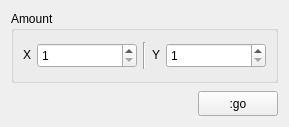
<?xml version="1.0" encoding="UTF-8"?>
<ui version="4.0">
 <class>FormBin</class>
 <widget class="QWidget" name="FormBin">
  <property name="geometry">
   <rect>
    <x>0</x>
    <y>0</y>
    <width>288</width>
    <height>127</height>
   </rect>
  </property>
  <property name="windowTitle">
   <string>Bin</string>
  </property>
  <layout class="QGridLayout" name="gridLayout_3">
   <item row="2" column="1">
    <widget class="QPushButton" name="pushButtonGo">
     <property name="minimumSize">
      <size>
       <width>80</width>
       <height>25</height>
      </size>
     </property>
     <property name="maximumSize">
      <size>
       <width>80</width>
       <height>25</height>
      </size>
     </property>
     <property name="text">
      <string>:go</string>
     </property>
    </widget>
   </item>
   <item row="2" column="0">
    <spacer name="horizontalSpacer">
     <property name="orientation">
      <enum>Qt::Horizontal</enum>
     </property>
     <property name="sizeHint" stdset="0">
      <size>
       <width>519</width>
       <height>20</height>
      </size>
     </property>
    </spacer>
   </item>
   <item row="1" column="0">
    <spacer name="verticalSpacer">
     <property name="orientation">
      <enum>Qt::Vertical</enum>
     </property>
     <property name="sizeHint" stdset="0">
      <size>
       <width>20</width>
       <height>4</height>
      </size>
     </property>
    </spacer>
   </item>
   <item row="0" column="0" colspan="2">
    <widget class="QGroupBox" name="groupBox_2">
     <property name="minimumSize">
      <size>
       <width>0</width>
       <height>72</height>
      </size>
     </property>
     <property name="title">
      <string>Amount</string>
     </property>
     <layout class="QGridLayout" name="gridLayout_2">
      <item row="0" column="0">
       <layout class="QGridLayout" name="gridLayout">
        <item row="0" column="0">
         <widget class="QLabel" name="label">
          <property name="minimumSize">
           <size>
            <width>0</width>
            <height>18</height>
           </size>
          </property>
          <property name="maximumSize">
           <size>
            <width>16</width>
            <height>18</height>
           </size>
          </property>
          <property name="text">
           <string>X</string>
          </property>
         </widget>
        </item>
        <item row="0" column="1">
         <widget class="QSpinBox" name="spinBoxXAmount">
          <property name="minimumSize">
           <size>
            <width>100</width>
            <height>25</height>
           </size>
          </property>
          <property name="maximumSize">
           <size>
            <width>16777215</width>
            <height>25</height>
           </size>
          </property>
          <property name="minimum">
           <number>1</number>
          </property>
          <property name="maximum">
           <number>65535</number>
          </property>
         </widget>
        </item>
        <item row="0" column="2">
         <widget class="Line" name="line">
          <property name="minimumSize">
           <size>
            <width>0</width>
            <height>27</height>
           </size>
          </property>
          <property name="maximumSize">
           <size>
            <width>16</width>
            <height>27</height>
           </size>
          </property>
          <property name="orientation">
           <enum>Qt::Vertical</enum>
          </property>
         </widget>
        </item>
        <item row="0" column="3">
         <widget class="QLabel" name="label_2">
          <property name="minimumSize">
           <size>
            <width>0</width>
            <height>18</height>
           </size>
          </property>
          <property name="maximumSize">
           <size>
            <width>16</width>
            <height>18</height>
           </size>
          </property>
          <property name="text">
           <string>Y</string>
          </property>
         </widget>
        </item>
        <item row="0" column="4">
         <widget class="QSpinBox" name="spinBoxYAmount">
          <property name="enabled">
           <bool>true</bool>
          </property>
          <property name="minimumSize">
           <size>
            <width>100</width>
            <height>25</height>
           </size>
          </property>
          <property name="maximumSize">
           <size>
            <width>16777215</width>
            <height>25</height>
           </size>
          </property>
          <property name="minimum">
           <number>1</number>
          </property>
          <property name="maximum">
           <number>65535</number>
          </property>
         </widget>
        </item>
       </layout>
      </item>
     </layout>
    </widget>
   </item>
  </layout>
 </widget>
 <resources/>
 <connections/>
</ui>
